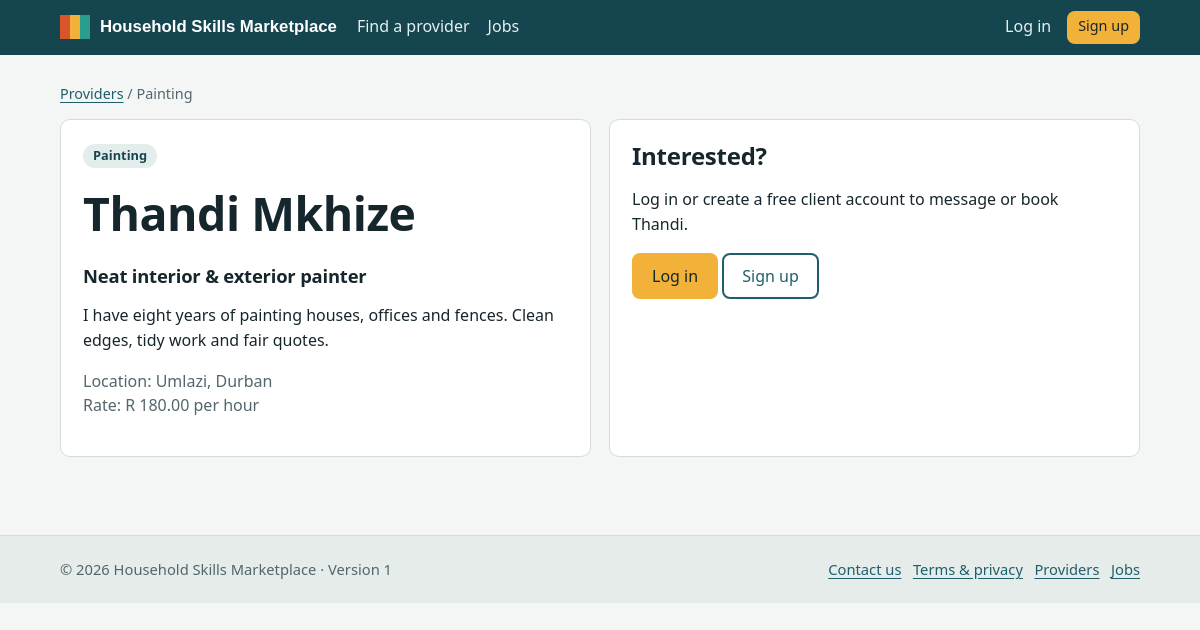
Page /providers/2 on the committed database.
### tables this page shows
CREATE TABLE profiles(
  user_id INTEGER PRIMARY KEY REFERENCES users(id) ON DELETE CASCADE,
  category TEXT NOT NULL, headline TEXT NOT NULL, bio TEXT NOT NULL,
  location TEXT NOT NULL, hourly_rate REAL, availability TEXT DEFAULT '',
  status TEXT NOT NULL DEFAULT 'pending' CHECK(status IN ('pending','approved','rejected','suspended')),
  mod_note TEXT DEFAULT '',
  created_at TEXT NOT NULL DEFAULT CURRENT_TIMESTAMP,
  updated_at TEXT NOT NULL DEFAULT CURRENT_TIMESTAMP
);

CREATE TABLE users(
  id INTEGER PRIMARY KEY AUTOINCREMENT,
  email TEXT NOT NULL UNIQUE COLLATE NOCASE,
  password_hash TEXT NOT NULL,
  full_name TEXT NOT NULL,
  phone TEXT DEFAULT '',
  role TEXT NOT NULL CHECK(role IN ('client','provider','admin')),
  is_verified INTEGER NOT NULL DEFAULT 0,
  is_active INTEGER NOT NULL DEFAULT 1,
  ua_hash TEXT,
  created_at TEXT NOT NULL DEFAULT CURRENT_TIMESTAMP,
  last_login TEXT
);

### app.py (the view)
    @app.route("/providers/<int:uid>")
    def provider_detail(uid):
        p = q("SELECT u.id, u.full_name, u.phone, p.* FROM profiles p JOIN users u ON u.id=p.user_id WHERE u.id=? AND u.is_active=1 AND u.is_verified=1", (uid,), one=True)
        if not p or (p["status"] != "approved" and not (g.user and (g.user["id"] == uid or g.user["role"] == "admin"))):
            abort(404)
        return render_template("provider_detail.html", p=p)

### db.py (called while the page is built)
def get_db():
    if "db" not in g:
        g.db = sqlite3.connect(current_app.config["DATABASE"], timeout=15)
        g.db.row_factory = sqlite3.Row
        g.db.execute("PRAGMA foreign_keys=ON")
    return g.db

def q(sql, args=(), one=False):
    rows = get_db().execute(sql, args).fetchall()
    if one:
        return rows[0] if rows else None
    return rows

### security.py (called while the page is built)
def rules_json():
    return json.dumps({"min": MIN_LEN, "common": COMMON, "rules": RULES})

### templates/provider_detail.html (shortened to what this page needs)
{% extends "base.html" %}{% import '_m.html' as m with context %}{% block title %}{{ p.full_name }} - {{ p.category }}{% endblock %}
{% block content %}<div class="crumbs"><a href="{{ url_for('providers') }}">Providers</a> / {{ p.category }}</div>
<div class="grid g2"><div class="card"><span class="pill">{{ p.category }}</span><h1 class="mt">{{ p.full_name }}</h1><h3>{{ p.headline }}</h3>
<p class="pre">{{ p.bio }}</p><p class="muted">Location: {{ p.location }}{% if p.hourly_rate %}<br>Rate: {{ p.hourly_rate|money }} per hour{% endif %}{% if p.availability %}<br>Available: {{ p.availability }}{% endif %}</p></div>
<div class="card" id="book">
{% if not me %}<h2>Interested?</h2><p>Log in or create a free client account to message or book {{ p.full_name.split()[0] }}.</p>
<a class="btn chip" href="{{ url_for('login', next=url_for('provider_detail', uid=p.id)) }}">Log in</a> <a class="btn ghost" href="{{ url_for('register', role='client') }}">Sign up</a>
{% elif me.id==p.id %}<p>This is how clients see your page.</p><a class="btn" href="{{ url_for('profile_edit') }}">Edit profile</a>
{% else %}<p class="muted">Only client accounts can book providers.</p>{% endif %}</div></div>{% endblock %}

### static/css/style.css (style rules this page uses)
:root { --ink:#16262d;--teal:#1f5f6b;--teal-d:#154650;--chip:#f2b23a;--bg:#f3f6f5;--card:#fff;--line:#d3dcd9;--muted:#52666d;--err:#a8332a;--ok:#25744a;--r:10px; --c0:#d9532b;--c1:#2a9d8f;--c2:#5f8f43;--c3:#e0a526;--c4:#3a7ca5;--c5:#8b5cc6;--c6:#8d6a4a;--c7:#c8405a;--c8:#4f6d7a }
* { box-sizing:border-box }
html { scroll-behavior:smooth }
body { margin:0;font:16px/1.55 "Segoe UI",system-ui,-apple-system,Roboto,Helvetica,Arial,sans-serif;color:var(--ink);background:var(--bg) }
h1,h2,h3 { font-family:"Trebuchet MS","Segoe UI",system-ui,sans-serif;line-height:1.2;letter-spacing:-.01em;margin:0 0 .5em }
h1 { font-size:clamp(1.9rem,4vw,2.9rem) }
h2 { font-size:1.5rem }
h3 { font-size:1.15rem }
a { color:var(--teal);text-underline-offset:3px }
.card { background:var(--card);border:1px solid var(--line);border-radius:var(--r);padding:22px }
.grid { display:grid;gap:18px }
.g2 { grid-template-columns:repeat(auto-fit,minmax(300px,1fr)) }
.muted { color:var(--muted) }
.mt { margin-top:18px }
.btn { display:inline-block;background:var(--teal);color:#fff;border:2px solid var(--teal);border-radius:8px;padding:9px 18px;font:600 1rem inherit;font-family:inherit;text-decoration:none;cursor:pointer }
.btn.chip { background:var(--chip);border-color:var(--chip);color:var(--ink) }
.btn.ghost { background:transparent;color:var(--teal) }
.pill { display:inline-block;font-size:.8rem;font-weight:700;padding:2px 10px;border-radius:20px;background:#e3eeec;color:var(--teal-d) }
.crumbs { font-size:.9rem;color:var(--muted);margin-bottom:14px }
.pre { white-space:pre-wrap }

### rows in the picture
profiles: category "Painting", headline "Neat interior & exterior painter", bio "I have eight years of painting houses, offices and fences. Clean edges, tidy work and fair quotes.", location "Umlazi, Durban", hourly_rate "R 180.00"
users: full_name "Thandi Mkhize", full_name "Thandi"
